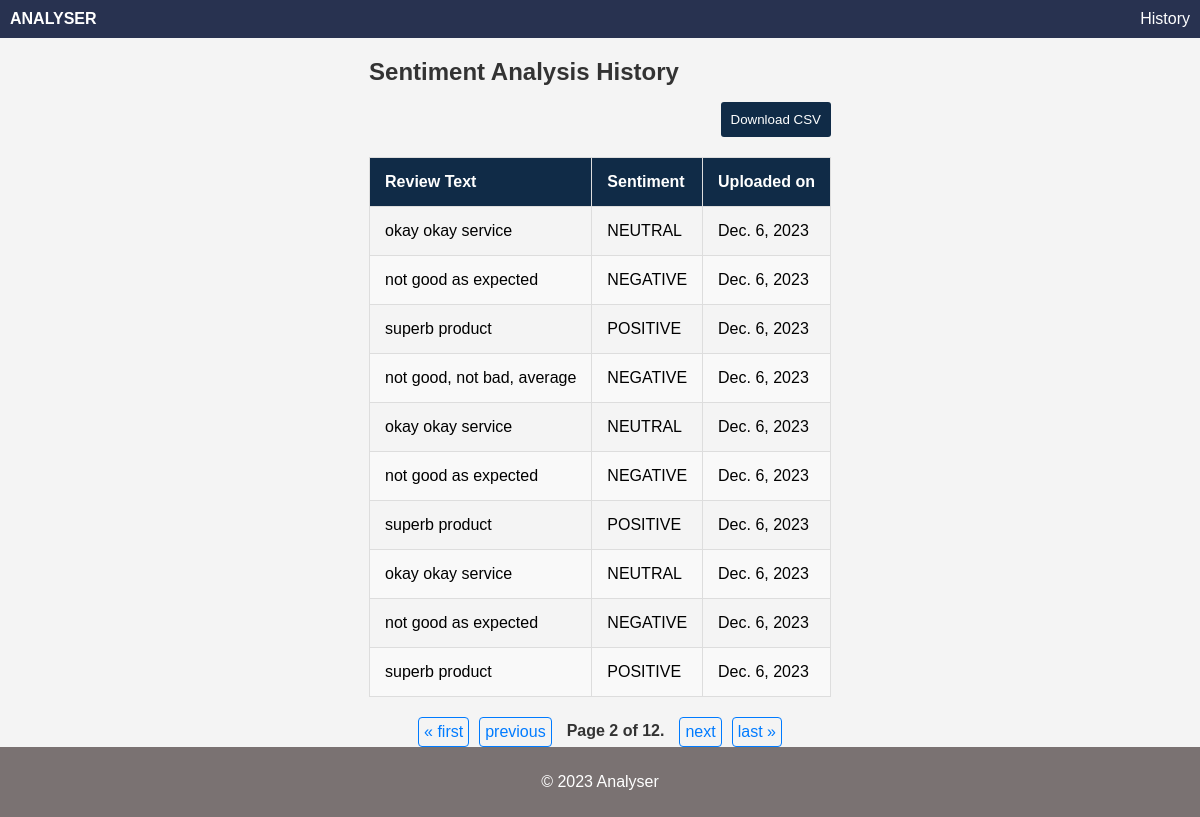
Before: /history/?page=2 with the older database file.
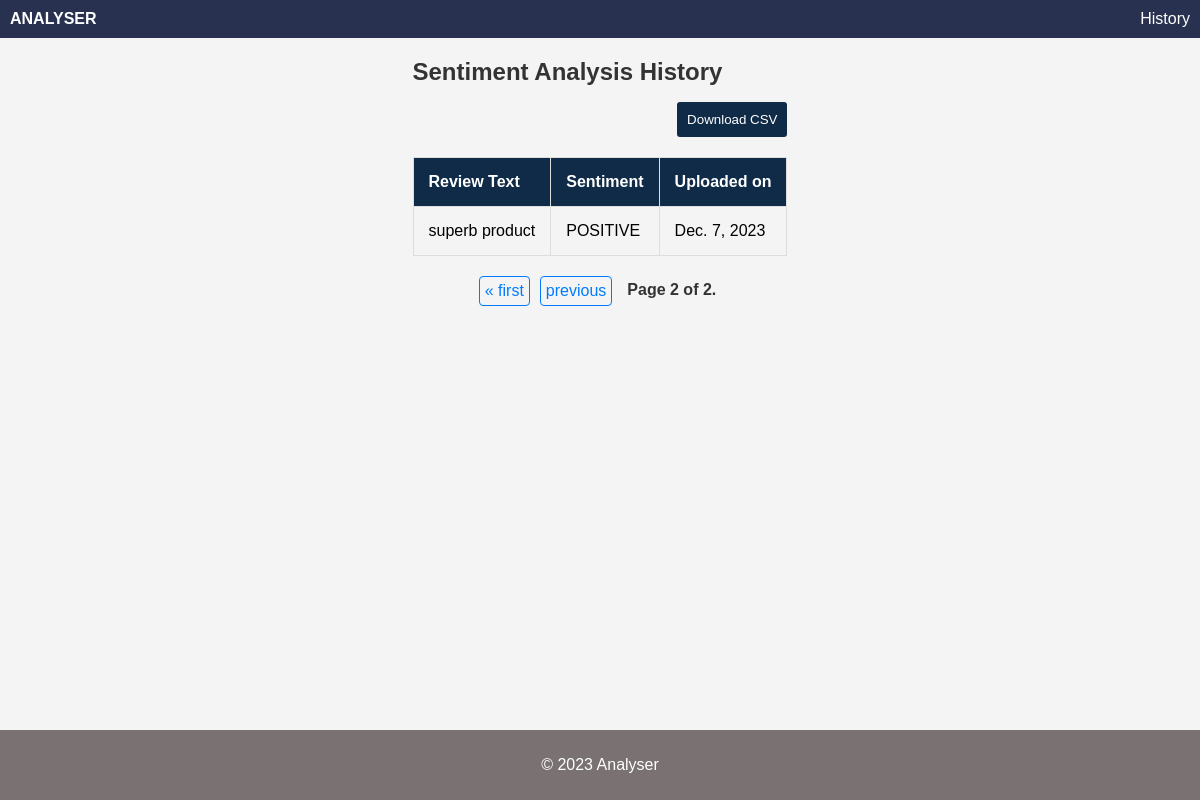
After: the same page with the newer database file.
### sentiment/models.py (models this page shows, shortened)
class SentimentAnalysis(models.Model):
    review_text = models.TextField()
    sentiment = models.CharField(max_length=10)
    created_at = models.DateTimeField(auto_now_add=True)

### sentiment/views.py (the view, shortened to what this page needs)
# urls.py: path('history/', view_history, name='history'),
def view_history(request):
    results = SentimentAnalysis.objects.all().order_by('-id')
    results_per_page = 10
    paginator = Paginator(results, results_per_page)
    page = request.GET.get('page', 1)
    try:
        results = paginator.page(page)
    except PageNotAnInteger:
        results = paginator.page(1)
    except EmptyPage:
        results = paginator.page(paginator.num_pages)
    context = {
        'results': results
    }
    return render(request, 'history.html', context)

### sentiment/templates/history.html (shortened to what this page needs)
{% extends 'base.html' %}
{% block content %}
  <h2>Sentiment Analysis History</h2>
  <form method="post">
    <button type="submit" name="download_csv">Download CSV</button>
  </form>
  <table>
    <thead>
      <tr>
        <th>Review Text</th>
        <th>Sentiment</th>
        <th>Uploaded on</th>
      </tr>
    </thead>
    <tbody>
      {% for result in results %}
        <tr>
          <td>{{ result.review_text }}</td>
          <td>{{ result.sentiment }}</td>
          <td>{{ result.created_at.date }}</td>
        </tr>
      {% endfor %}
    </tbody>
  </table>
  <div class="pagination">
    <span class="step-links">
      {% if results.has_previous %}
        <a href="?page=1">&laquo; first</a>
        <a href="?page={{ results.previous_page_number }}">previous</a>
      {% endif %}
      <span class="current">
        Page {{ results.number }} of {{ results.paginator.num_pages }}.
      </span>
      {% if results.has_next %}
        <a href="?page={{ results.next_page_number }}">next</a>
        <a href="?page={{ results.paginator.num_pages }}">last &raquo;</a>
      {% endif %}
    </span>
  </div>
{% endblock %}

### sentiment/templates/base.html (shortened to what this page needs)
<!DOCTYPE html>
<html lang="en">
<head>
</head>
<body>
    <header>
        <a href="{% url 'analyze_sentiment' %}" class="logo">{% block header %}ANALYSER{% endblock %}</a>
        <nav>
            <a href="{% url 'history' %}">History</a>
        </nav>
    </header>
    <div>
        {% block content %}{% endblock %}
    </div>
    <footer>
        <p>&copy; 2023 Analyser</p>
    </footer>
</body>
</html>

### sentiment/templates/base.html (style rules this page uses)
body { font-family: 'Arial', sans-serif; margin: 0; padding: 0; background-color: #f4f4f4; display: flex; flex-direction: column; align-items: center; min-height: 100vh; }
footer { background-color: #7a7272; color: #fff; padding: 10px; text-align: center; margin-top: auto; width: 100%; }
header { display: flex; justify-content: space-between; align-items: center; padding: 10px; background-color: #283250; color: #fff; width: 100%; box-sizing: border-box; }
nav { display: flex; gap: 20px; }
nav a { color: #fff; text-decoration: none; font-weight:lighter; }
.logo { text-decoration: none; color:#fff; font-weight: bolder; }

### sentiment/templates/history.html (style rules this page uses)
h2 { color: #333; margin-bottom: 16px; }
form { margin-bottom: 16px; display: flex; justify-content: flex-end; }
button { background-color: #102b47; color: #fff; padding: 10px; border: none; cursor: pointer; transition: background-color 0.3s; border-radius: 3px; }
table { width: 100%; max-width: 800px; border-collapse: collapse; margin-top: 20px; margin-bottom: 20px; }
th, td { padding: 15px; border: 1px solid #ddd; text-align: left; }
th { background-color: #102b47; color: #fff; }
.pagination { margin-top: 20px; display: flex; justify-content: center; }
.step-links { display: flex; gap: 10px; }
.step-links a { color: #007bff; text-decoration: none; padding: 5px; border: 1px solid #007bff; border-radius: 4px; cursor: pointer; }
.step-links .current { color: #333; font-weight: bold; padding: 5px; }

Changed rows visible on the page:
removed SentimentAnalysis: review_text "okay okay service", sentiment "NEUTRAL", created_at "Dec. 6, 2023"
removed SentimentAnalysis: review_text "not good as expected", sentiment "NEGATIVE", created_at "Dec. 6, 2023"
removed SentimentAnalysis: review_text "superb product", sentiment "POSITIVE", created_at "Dec. 6, 2023"
removed SentimentAnalysis: review_text "not good, not bad, average", sentiment "NEGATIVE", created_at "Dec. 6, 2023"
removed SentimentAnalysis: review_text "okay okay service", sentiment "NEUTRAL", created_at "Dec. 6, 2023"
removed SentimentAnalysis: review_text "not good as expected", sentiment "NEGATIVE", created_at "Dec. 6, 2023"
removed SentimentAnalysis: review_text "superb product", sentiment "POSITIVE", created_at "Dec. 6, 2023"
removed SentimentAnalysis: review_text "okay okay service", sentiment "NEUTRAL", created_at "Dec. 6, 2023"
removed SentimentAnalysis: review_text "not good as expected", sentiment "NEGATIVE", created_at "Dec. 6, 2023"
removed SentimentAnalysis: review_text "superb product", sentiment "POSITIVE", created_at "Dec. 6, 2023"
added SentimentAnalysis: review_text "superb product", sentiment "POSITIVE", created_at "Dec. 7, 2023"
Other visible differences:
{{ results.paginator.num_pages }}: "12" → "2"
text no longer shown: "next last »"
